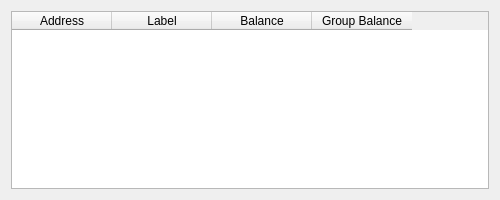
<?xml version="1.0" encoding="UTF-8"?>
<ui version="4.0">
 <class>CoinControlPage</class>
 <widget class="QDialog" name="CoinControlPage">
  <property name="geometry">
   <rect>
    <x>0</x>
    <y>0</y>
    <width>500</width>
    <height>200</height>
   </rect>
  </property>
  <property name="windowTitle">
   <string>Coin Control Address Selection</string>
  </property>
  <layout class="QHBoxLayout" name="horizontalLayout">
   <item>
    <widget class="QTableWidget" name="table">
     <property name="selectionBehavior">
      <enum>QAbstractItemView::SelectRows</enum>
     </property>
     <property name="columnCount">
      <number>4</number>
     </property>
     <attribute name="verticalHeaderVisible">
      <bool>false</bool>
     </attribute>
     <column>
      <property name="text">
       <string>Address</string>
      </property>
     </column>
     <column>
      <property name="text">
       <string>Label</string>
      </property>
     </column>
     <column>
      <property name="text">
       <string>Balance</string>
      </property>
     </column>
     <column>
      <property name="text">
       <string>Group Balance</string>
      </property>
     </column>
    </widget>
   </item>
  </layout>
 </widget>
 <resources/>
 <connections/>
</ui>
